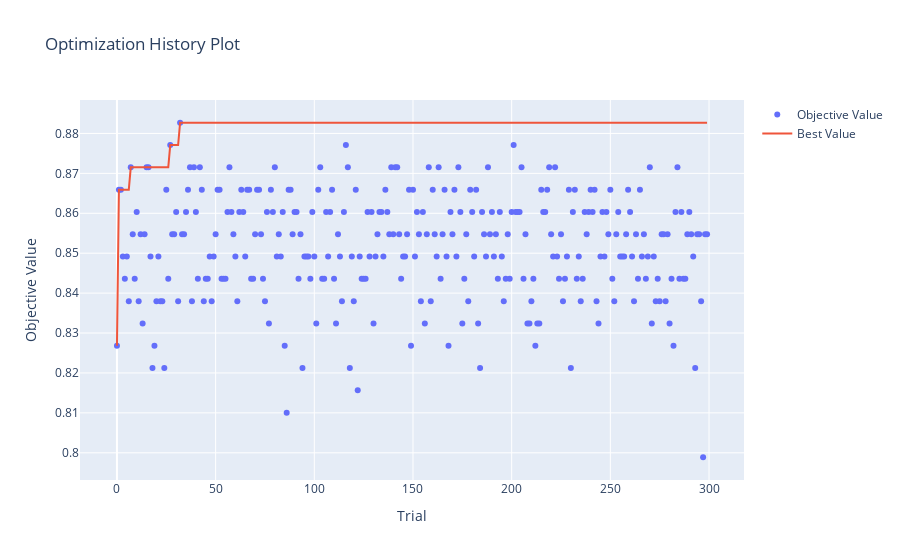

Here is the notebook cell this chart was saved with:
### Code cell
#plot_optimization_histor: shows the scores from all trials as well as the best score so far at each point.
optuna.visualization.plot_optimization_history(study)

### Figure 1 — Plotly figure (JSON) as saved in the notebook; plotly's stock layout.template omitted (floating-point values rounded to 4 significant figures; data arrays with more than 128 entries replaced by an {"elided": "..."} marker saying what was removed)
{"data": [{"mode": "markers", "name": "Objective Value", "type": "scatter", "x": {"elided": "300 int values"}, "y": {"elided": "300 float values"}}, {"mode": "lines", "name": "Best Value", "type": "scatter", "x": {"elided": "300 int values"}, "y": {"elided": "300 float values"}}, {"marker": {"color": "#cccccc"}, "mode": "markers", "name": "Infeasible Trial", "showlegend": false, "type": "scatter", "x": [], "y": []}], "layout": {"autosize": true, "title": {"text": "Optimization History Plot"}, "xaxis": {"autorange": true, "range": [-17.77, 316.8], "title": {"text": "Trial"}, "type": "linear"}, "yaxis": {"autorange": true, "range": [0.792, 0.8896], "title": {"text": "Objective Value"}, "type": "linear"}}}
